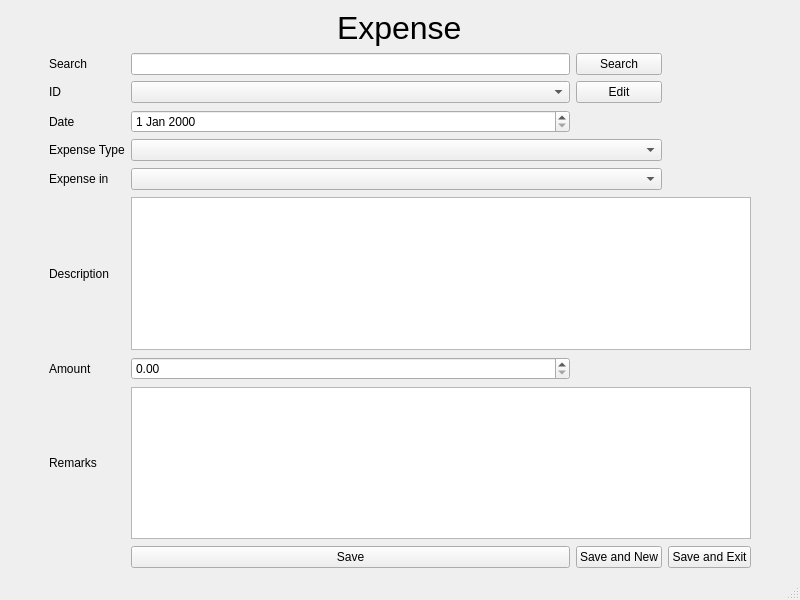
<?xml version="1.0" encoding="UTF-8"?>
<ui version="4.0">
 <class>MainWindow</class>
 <widget class="QMainWindow" name="MainWindow">
  <property name="geometry">
   <rect>
    <x>0</x>
    <y>0</y>
    <width>800</width>
    <height>600</height>
   </rect>
  </property>
  <property name="windowTitle">
   <string>MainWindow</string>
  </property>
  <widget class="QWidget" name="centralwidget">
   <layout class="QGridLayout" name="gridLayout">
    <item row="16" column="2" colspan="3">
     <widget class="QTextEdit" name="remarks"/>
    </item>
    <item row="6" column="1">
     <widget class="QLabel" name="label_7">
      <property name="text">
       <string>Date</string>
      </property>
     </widget>
    </item>
    <item row="18" column="2">
     <widget class="QPushButton" name="save_btn">
      <property name="text">
       <string>Save</string>
      </property>
     </widget>
    </item>
    <item row="0" column="1">
     <spacer name="verticalSpacer_10">
      <property name="orientation">
       <enum>Qt::Vertical</enum>
      </property>
      <property name="sizeHint" stdset="0">
       <size>
        <width>20</width>
        <height>40</height>
       </size>
      </property>
     </spacer>
    </item>
    <item row="11" column="2">
     <spacer name="verticalSpacer_5">
      <property name="orientation">
       <enum>Qt::Vertical</enum>
      </property>
      <property name="sizeHint" stdset="0">
       <size>
        <width>20</width>
        <height>40</height>
       </size>
      </property>
     </spacer>
    </item>
    <item row="4" column="1">
     <widget class="QLabel" name="label_6">
      <property name="text">
       <string>ID</string>
      </property>
     </widget>
    </item>
    <item row="6" column="2">
     <widget class="QDateEdit" name="date"/>
    </item>
    <item row="10" column="2" colspan="2">
     <widget class="QComboBox" name="in__"/>
    </item>
    <item row="12" column="1">
     <widget class="QLabel" name="label_3">
      <property name="text">
       <string>Description</string>
      </property>
     </widget>
    </item>
    <item row="19" column="2">
     <spacer name="verticalSpacer">
      <property name="orientation">
       <enum>Qt::Vertical</enum>
      </property>
      <property name="sizeHint" stdset="0">
       <size>
        <width>20</width>
        <height>40</height>
       </size>
      </property>
     </spacer>
    </item>
    <item row="18" column="5">
     <spacer name="horizontalSpacer_2">
      <property name="orientation">
       <enum>Qt::Horizontal</enum>
      </property>
      <property name="sizeType">
       <enum>QSizePolicy::Minimum</enum>
      </property>
      <property name="sizeHint" stdset="0">
       <size>
        <width>40</width>
        <height>20</height>
       </size>
      </property>
     </spacer>
    </item>
    <item row="12" column="0">
     <spacer name="horizontalSpacer">
      <property name="orientation">
       <enum>Qt::Horizontal</enum>
      </property>
      <property name="sizeType">
       <enum>QSizePolicy::Minimum</enum>
      </property>
      <property name="sizeHint" stdset="0">
       <size>
        <width>40</width>
        <height>20</height>
       </size>
      </property>
     </spacer>
    </item>
    <item row="18" column="3">
     <widget class="QPushButton" name="save_n_new_btn">
      <property name="text">
       <string>Save and New</string>
      </property>
     </widget>
    </item>
    <item row="12" column="2" colspan="3">
     <widget class="QTextEdit" name="description"/>
    </item>
    <item row="2" column="1">
     <spacer name="verticalSpacer_9">
      <property name="orientation">
       <enum>Qt::Vertical</enum>
      </property>
      <property name="sizeHint" stdset="0">
       <size>
        <width>20</width>
        <height>40</height>
       </size>
      </property>
     </spacer>
    </item>
    <item row="15" column="2">
     <spacer name="verticalSpacer_3">
      <property name="orientation">
       <enum>Qt::Vertical</enum>
      </property>
      <property name="sizeHint" stdset="0">
       <size>
        <width>20</width>
        <height>40</height>
       </size>
      </property>
     </spacer>
    </item>
    <item row="5" column="2">
     <spacer name="verticalSpacer_8">
      <property name="orientation">
       <enum>Qt::Vertical</enum>
      </property>
      <property name="sizeHint" stdset="0">
       <size>
        <width>20</width>
        <height>40</height>
       </size>
      </property>
     </spacer>
    </item>
    <item row="13" column="2">
     <spacer name="verticalSpacer_4">
      <property name="orientation">
       <enum>Qt::Vertical</enum>
      </property>
      <property name="sizeHint" stdset="0">
       <size>
        <width>20</width>
        <height>40</height>
       </size>
      </property>
     </spacer>
    </item>
    <item row="8" column="1">
     <widget class="QLabel" name="label_5">
      <property name="text">
       <string>Expense Type</string>
      </property>
     </widget>
    </item>
    <item row="14" column="2">
     <widget class="QDoubleSpinBox" name="amount"/>
    </item>
    <item row="18" column="4">
     <widget class="QPushButton" name="save_n_exit_btn">
      <property name="text">
       <string>Save and Exit</string>
      </property>
     </widget>
    </item>
    <item row="14" column="1">
     <widget class="QLabel" name="label">
      <property name="text">
       <string>Amount</string>
      </property>
     </widget>
    </item>
    <item row="17" column="2">
     <spacer name="verticalSpacer_2">
      <property name="orientation">
       <enum>Qt::Vertical</enum>
      </property>
      <property name="sizeHint" stdset="0">
       <size>
        <width>20</width>
        <height>40</height>
       </size>
      </property>
     </spacer>
    </item>
    <item row="7" column="2">
     <spacer name="verticalSpacer_7">
      <property name="orientation">
       <enum>Qt::Vertical</enum>
      </property>
      <property name="sizeHint" stdset="0">
       <size>
        <width>20</width>
        <height>40</height>
       </size>
      </property>
     </spacer>
    </item>
    <item row="9" column="2">
     <spacer name="verticalSpacer_6">
      <property name="orientation">
       <enum>Qt::Vertical</enum>
      </property>
      <property name="sizeHint" stdset="0">
       <size>
        <width>20</width>
        <height>40</height>
       </size>
      </property>
     </spacer>
    </item>
    <item row="16" column="1">
     <widget class="QLabel" name="label_2">
      <property name="text">
       <string>Remarks</string>
      </property>
     </widget>
    </item>
    <item row="10" column="1">
     <widget class="QLabel" name="label_4">
      <property name="text">
       <string>Expense in</string>
      </property>
     </widget>
    </item>
    <item row="1" column="1" colspan="4" alignment="Qt::AlignHCenter">
     <widget class="QLabel" name="label_8">
      <property name="font">
       <font>
        <pointsize>24</pointsize>
       </font>
      </property>
      <property name="text">
       <string>Expense</string>
      </property>
     </widget>
    </item>
    <item row="8" column="2" colspan="2">
     <widget class="QComboBox" name="type"/>
    </item>
    <item row="3" column="1">
     <widget class="QLabel" name="label_9">
      <property name="text">
       <string>Search</string>
      </property>
     </widget>
    </item>
    <item row="3" column="2">
     <widget class="QLineEdit" name="search"/>
    </item>
    <item row="3" column="3">
     <widget class="QPushButton" name="search_btn">
      <property name="text">
       <string>Search</string>
      </property>
     </widget>
    </item>
    <item row="4" column="2">
     <widget class="QComboBox" name="id"/>
    </item>
    <item row="4" column="3">
     <widget class="QPushButton" name="edit_btn">
      <property name="text">
       <string>Edit</string>
      </property>
     </widget>
    </item>
   </layout>
  </widget>
  <widget class="QStatusBar" name="statusbar"/>
 </widget>
 <resources/>
 <connections/>
</ui>
